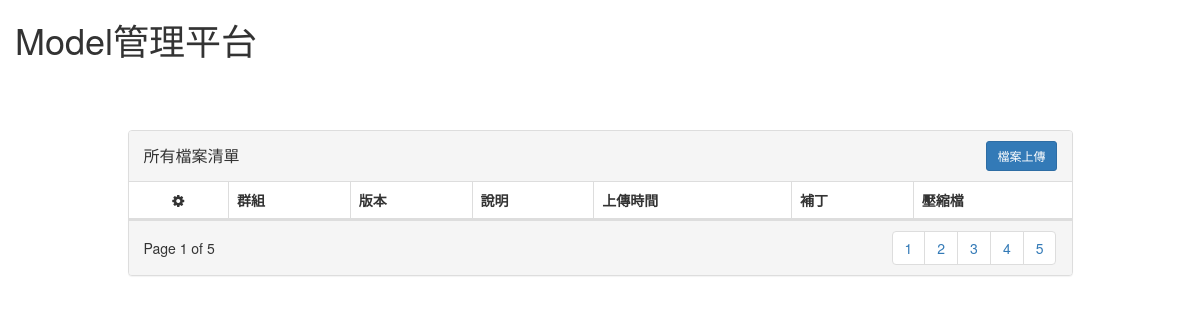
Before: /index/ with the older database file.
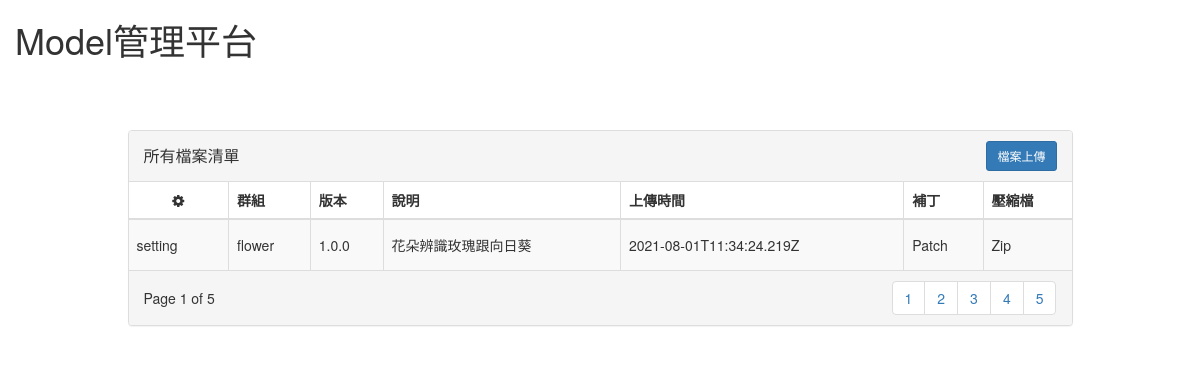
After: the same page with the newer database file.
### file_upload/models.py (models this page shows, shortened)
class Document(models.Model):
    title = models.CharField(max_length=200,default='Model')
    description = models.CharField(max_length=255, blank=True)
    version = models.CharField(max_length=255, blank=True)
    document = models.FileField(upload_to='Files')
    uploaded_at = models.DateTimeField(auto_now_add=True)
    class Meta:
        db_table = 'file'

### file_upload/views.py (the view)
# urls.py: path('index/', views.filelist_view, name='file_list'),
def filelist_view(request):
    context ={}
    context["dataset"] = Document.objects.all()
    context["group"] = Document.objects.values('title').distinct()
    data_serializers = serializers.serialize("json", Document.objects.all())
    JSON_data = JSON_process(data_serializers,context['group'])
    context["JSON_data"] = JSON_data
    template = loader.get_template("model_list_view.html")
    res = template.render(context,request)
    return HttpResponse(res)

### file_upload/views.py (called while the page is built)
def JSON_process(data,group_data):
    data = json.loads(data)
    process_data = []
    JSON_data = {}
    for count in range(len(data)):
        groups = ({'pk':data[count]['pk']})
        groups.update(data[count]['fields'])
        process_data.append(groups)
    for count in range(len(group_data)):
        JSON_data.setdefault(list(group_data[count].values())[0],[])
    for count in range(len(process_data)):
        for key in JSON_data.keys():
            if key == (process_data[count]['title']):
                JSON_data[key].append(process_data[count])
    return JSON_data

### file_upload/templates/model_list_view.html (shortened to what this page needs)
{% load static %}
<!doctype html>
<html lang="en">
  <head>
    <link rel="stylesheet" href={% static 'css/index.css' %}>
    <link href="//maxcdn.bootstrapcdn.com/bootstrap/3.3.0/css/bootstrap.min.css" rel="stylesheet" id="bootstrap-css">
    <link href="https://cdnjs.cloudflare.com/ajax/libs/font-awesome/4.4.0/css/font-awesome.min.css" rel='stylesheet' type='text/css'>
    <link rel="stylesheet" href="https://cdn.staticfile.org/twitter-bootstrap/3.3.7/css/bootstrap.min.css">
  </head>
  <body>
    <div class="container">
  <div class="row">
  <h1>Model管理平台</h1>
  <p> </p><p> </p>
      <div class="col-md-10 col-md-offset-1">
          <div class="panel panel-default panel-table">
            <div class="panel-heading">
              <div class="row">
                <div class="col col-xs-6">
                  <h3 class="panel-title">所有檔案清單</h3>
                </div>
                <div class="col col-xs-6 text-right">
                  <button type="button" class="btn btn-sm btn-primary btn-create"
                  onclick="window.location.href='{% url 'file_upload:upload' %}';"
                  >檔案上傳</button>
                </div>
              </div>
            </div>
            <div class="panel-body">
              <table class="table table-striped table-bordered table-list">
                <thead>
                  <tr>
                      <th><em class="fa fa-cog"></em></th>
                      <th class="hidden-xs">群組</th>
                      <th>版本</th>
                      <th>說明</th>
                      <th>上傳時間</th>
                      <th>補丁</th>
                      <th>壓縮檔</th>
                  </tr>
                </thead>
                <tbody>
                  {% for group,value in JSON_data.items %}
                        <tr>
                          <td >
                            <table>
                              <tr>
                                <div>setting<div>
                              </tr>
                            </table>
                          </td>
                          <td class="hidden-xs" type="button" class="fa fa-chevron-right rotate" data-toggle="collapse"
                          data-target=".multi-collapse" aria-expanded="false" aria-controls="demo-{{ value.0.title }} demo-{{ value.0.title }}" >{{ value.0.title }}</td>
                          <td>{{value.0.version}}
                          </td>
                          <td>{{ value.0.description }}
                          </td>
                          <td>{{ value.0.uploaded_at }}
                          </td>
                          <td><div>Patch</div>
                          </td>
                          <td><div>Zip</div>
                          </td>
                        </tr>
                        {% endfor %}
                      </tbody>
              </table>
            </div>
            <div class="panel-footer">
              <div class="row">
                <div class="col col-xs-4">Page 1 of 5
                </div>
                <div class="col col-xs-8">
                  <ul class="pagination hidden-xs pull-right">
                    <li><a href="#">1</a></li>
                    <li><a href="#">2</a></li>
                    <li><a href="#">3</a></li>
                    <li><a href="#">4</a></li>
                    <li><a href="#">5</a></li>
                  </ul>
                </div>
              </div>
            </div>
          </div>
</div></div></div>
  </body>

### file_upload/static/css/index.css (style rules this page uses)
.panel-table .panel-body { padding:0; }
.panel-table .panel-body .table-bordered { border-style: none; margin:0; }
.panel-table .panel-body .table-bordered > thead > tr > th:first-of-type { text-align:center; width: 100px; }
.panel-table .panel-body .table-bordered > thead > tr > th:last-of-type, .panel-table .panel-body .table-bordered > tbody > tr > td:last-of-type { border-right: 0px; }
.panel-table .panel-body .table-bordered > thead > tr > th:first-of-type, .panel-table .panel-body .table-bordered > tbody > tr > td:first-of-type { border-left: 0px; }
.panel-table .panel-body .table-bordered > tbody > tr:first-of-type > td { border-bottom: 0px; }
.panel-table .panel-body .table-bordered > thead > tr:first-of-type > th { border-top: 0px; }
.panel-table .panel-footer .pagination { margin:0; }
.panel-table .panel-footer .col { line-height: 34px; height: 34px; }
.panel-table .panel-heading .col h3 { line-height: 30px; height: 30px; }
.panel-table .panel-body .table-bordered > tbody > tr > td { line-height: 34px; }

Changed rows visible on the page:
added Document: title "flower", version "1.0.0", description "花朵辨識玫瑰跟向日葵", value "2021-08-01T11:34:24.219Z"
